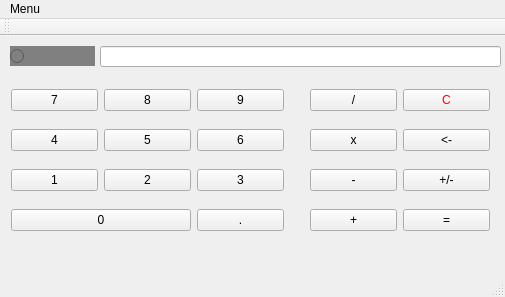
<?xml version="1.0" encoding="UTF-8"?>
<ui version="4.0">
 <class>MainWindow</class>
 <widget class="QMainWindow" name="MainWindow">
  <property name="geometry">
   <rect>
    <x>0</x>
    <y>0</y>
    <width>505</width>
    <height>297</height>
   </rect>
  </property>
  <property name="windowTitle">
   <string>MainWindow</string>
  </property>
  <property name="styleSheet">
   <string notr="true">QRadioButton {
    background-color: gray ;
}</string>
  </property>
  <widget class="QWidget" name="centralWidget">
   <widget class="QWidget" name="layoutWidget">
    <property name="geometry">
     <rect>
      <x>0</x>
      <y>30</y>
      <width>501</width>
      <height>191</height>
     </rect>
    </property>
    <layout class="QGridLayout" name="gridLayout_2">
     <item row="2" column="0">
      <widget class="QPushButton" name="touche4">
       <property name="text">
        <string>4</string>
       </property>
      </widget>
     </item>
     <item row="1" column="1">
      <widget class="QPushButton" name="touche8">
       <property name="text">
        <string>8</string>
       </property>
      </widget>
     </item>
     <item row="2" column="1">
      <widget class="QPushButton" name="touche5">
       <property name="text">
        <string>5</string>
       </property>
      </widget>
     </item>
     <item row="2" column="2">
      <widget class="QPushButton" name="touche6">
       <property name="text">
        <string>6</string>
       </property>
      </widget>
     </item>
     <item row="1" column="5">
      <widget class="QPushButton" name="toucheClear">
       <property name="styleSheet">
        <string notr="true">color : red;</string>
       </property>
       <property name="text">
        <string>C</string>
       </property>
      </widget>
     </item>
     <item row="3" column="0">
      <widget class="QPushButton" name="touche1">
       <property name="text">
        <string>1</string>
       </property>
      </widget>
     </item>
     <item row="1" column="2">
      <widget class="QPushButton" name="touche9">
       <property name="text">
        <string>9</string>
       </property>
      </widget>
     </item>
     <item row="4" column="2">
      <widget class="QPushButton" name="toucheVirgule">
       <property name="text">
        <string>.</string>
       </property>
      </widget>
     </item>
     <item row="2" column="5">
      <widget class="QPushButton" name="pushButton_13">
       <property name="text">
        <string>&lt;-</string>
       </property>
      </widget>
     </item>
     <item row="3" column="2">
      <widget class="QPushButton" name="touche3">
       <property name="text">
        <string>3</string>
       </property>
      </widget>
     </item>
     <item row="3" column="1">
      <widget class="QPushButton" name="touche2">
       <property name="text">
        <string>2</string>
       </property>
      </widget>
     </item>
     <item row="1" column="0">
      <widget class="QPushButton" name="touche7">
       <property name="styleSheet">
        <string notr="true"/>
       </property>
       <property name="text">
        <string>7</string>
       </property>
      </widget>
     </item>
     <item row="3" column="5">
      <widget class="QPushButton" name="pushButton_15">
       <property name="text">
        <string>+/-</string>
       </property>
      </widget>
     </item>
     <item row="1" column="3" rowspan="4">
      <spacer name="verticalSpacer">
       <property name="orientation">
        <enum>Qt::Vertical</enum>
       </property>
       <property name="sizeHint" stdset="0">
        <size>
         <width>20</width>
         <height>158</height>
        </size>
       </property>
      </spacer>
     </item>
     <item row="4" column="0" colspan="2">
      <widget class="QPushButton" name="touche0">
       <property name="text">
        <string>0</string>
       </property>
      </widget>
     </item>
     <item row="1" column="4">
      <widget class="QPushButton" name="toucheDivise">
       <property name="text">
        <string>/</string>
       </property>
      </widget>
     </item>
     <item row="4" column="5">
      <widget class="QPushButton" name="toucheEgal">
       <property name="styleSheet">
        <string notr="true"/>
       </property>
       <property name="text">
        <string>=</string>
       </property>
      </widget>
     </item>
     <item row="3" column="4">
      <widget class="QPushButton" name="toucheMoins">
       <property name="text">
        <string>-</string>
       </property>
      </widget>
     </item>
     <item row="4" column="4">
      <widget class="QPushButton" name="touchePlus">
       <property name="styleSheet">
        <string notr="true"/>
       </property>
       <property name="text">
        <string>+</string>
       </property>
      </widget>
     </item>
     <item row="2" column="4">
      <widget class="QPushButton" name="toucheFois">
       <property name="text">
        <string>x</string>
       </property>
      </widget>
     </item>
    </layout>
   </widget>
   <widget class="QLineEdit" name="afficheur">
    <property name="geometry">
     <rect>
      <x>100</x>
      <y>10</y>
      <width>401</width>
      <height>21</height>
     </rect>
    </property>
    <property name="alignment">
     <set>Qt::AlignRight|Qt::AlignTrailing|Qt::AlignVCenter</set>
    </property>
   </widget>
   <widget class="QRadioButton" name="radioButton">
    <property name="geometry">
     <rect>
      <x>10</x>
      <y>10</y>
      <width>85</width>
      <height>20</height>
     </rect>
    </property>
    <property name="styleSheet">
     <string notr="true">color : black;</string>
    </property>
    <property name="text">
     <string/>
    </property>
   </widget>
  </widget>
  <widget class="QMenuBar" name="menuBar">
   <property name="geometry">
    <rect>
     <x>0</x>
     <y>0</y>
     <width>505</width>
     <height>27</height>
    </rect>
   </property>
   <widget class="QMenu" name="menuAide">
    <property name="title">
     <string>Menu</string>
    </property>
    <addaction name="actionQuit"/>
    <addaction name="actionCopier"/>
    <addaction name="actionColler"/>
    <addaction name="actionQuitter"/>
   </widget>
   <addaction name="menuAide"/>
  </widget>
  <widget class="QToolBar" name="mainToolBar">
   <attribute name="toolBarArea">
    <enum>TopToolBarArea</enum>
   </attribute>
   <attribute name="toolBarBreak">
    <bool>false</bool>
   </attribute>
  </widget>
  <widget class="QStatusBar" name="statusBar"/>
  <action name="actionBonjour">
   <property name="text">
    <string>Bonjour</string>
   </property>
  </action>
  <action name="actionQuit">
   <property name="text">
    <string>A propos</string>
   </property>
  </action>
  <action name="actionCopier">
   <property name="text">
    <string>Copier</string>
   </property>
  </action>
  <action name="actionColler">
   <property name="text">
    <string>Coller</string>
   </property>
  </action>
  <action name="actionQuitter">
   <property name="text">
    <string>Quitter</string>
   </property>
  </action>
 </widget>
 <layoutdefault spacing="6" margin="11"/>
 <resources/>
 <connections/>
</ui>
